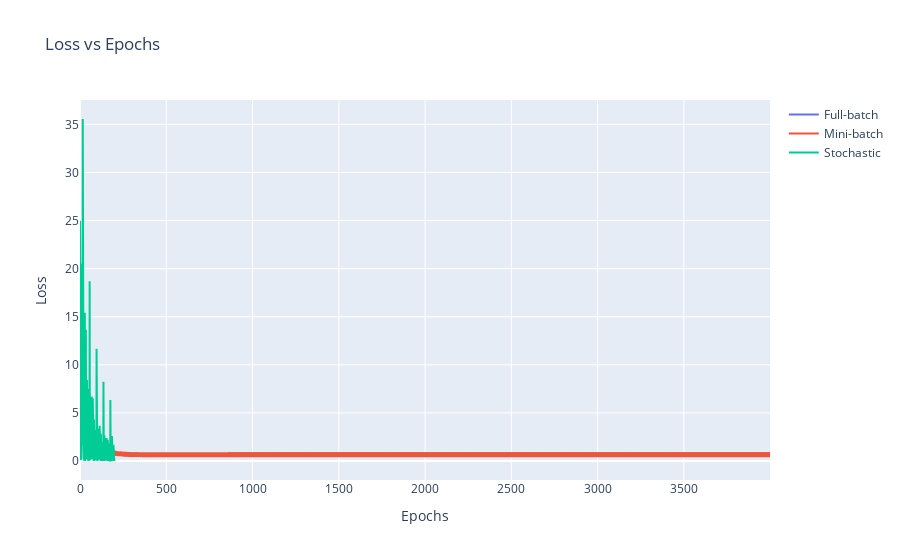

Notebook code for this chart:
### Code cell
# Plot the loss vs epochs for all the methods
fig = go.Figure()
fig.add_trace(go.Scatter(x=np.arange(len(full_batch_losses)), y=full_batch_losses, mode='lines', name='Full-batch'))
fig.add_trace(go.Scatter(x=np.arange(len(mini_batch_losses)), y=mini_batch_losses, mode='lines', name='Mini-batch'))
fig.add_trace(go.Scatter(x=np.arange(len(stochastic_losses)), y=stochastic_losses, mode='lines', name='Stochastic'))
fig.update_layout(title='Loss vs Epochs', xaxis_title='Epochs', yaxis_title='Loss')
fig.show()

### Figure 1 — Plotly figure (JSON) as saved in the notebook; plotly's stock layout.template omitted (floating-point values rounded to 4 significant figures; data arrays with more than 128 entries replaced by an {"elided": "..."} marker saying what was removed)
{"data": [{"mode": "lines", "name": "Full-batch", "type": "scatter", "x": {"elided": "1000 int values"}, "y": {"elided": "1000 float values"}}, {"mode": "lines", "name": "Mini-batch", "type": "scatter", "x": {"elided": "4000 int values"}, "y": {"elided": "4000 float values"}}, {"mode": "lines", "name": "Stochastic", "type": "scatter", "x": {"elided": "200 int values"}, "y": {"elided": "200 float values"}}], "layout": {"title": {"text": "Loss vs Epochs"}, "xaxis": {"title": {"text": "Epochs"}}, "yaxis": {"title": {"text": "Loss"}}}}
